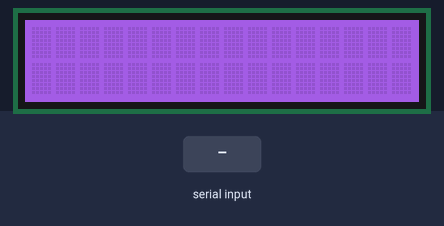
The sketch below on a simulated Arduino Uno, built with avr-gcc and run on an emulated ATmega328P. Shown: 16×2 character LCD. The test bench sets the inputs (shaded band).

Above: at 1.2 s.
1.3 s: "90,45,200\n" received over Serial
At 2.5 s:
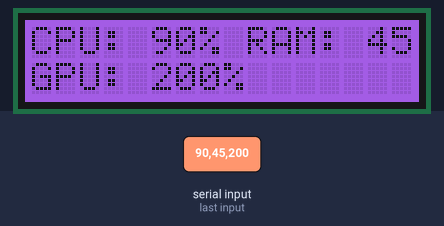
2.8 s: "30,150,10\n" received over Serial
At 3.6 s:
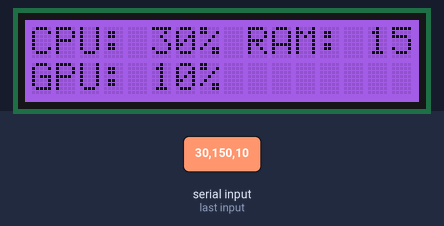
Timing chart, 0 to 5.8 s (numbered marks = the images above; inputs shaded):
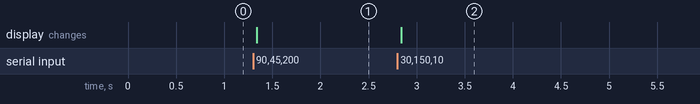

The sketch:

display.ino
```cpp
#include <Wire.h>
#include <rgb_lcd.h>

rgb_lcd lcd;

int lastCpuUsage = -1;
int lastRamUsage = -1;
int lastGpuUsage = -1;

void setup() {
  lcd.begin(16, 2); // initialize the LCD
  lcd.setRGB(138, 43, 226); // set backlight to a nice purple
  Serial.begin(9600); // initialize the serial port
}

void loop() {
  if (Serial.available()) {
    String str = Serial.readStringUntil('\n'); // read the string from the serial port
    str.trim(); // remove any leading/trailing whitespaces
    int commaIndex1 = str.indexOf(','); // find the first comma separating CPU and RAM usage
    int commaIndex2 = str.indexOf(',', commaIndex1+1); // find the second comma separating RAM and GPU usage
    if (commaIndex1 != -1 && commaIndex2 != -1) {
      // Extract CPU, RAM, and GPU usage percentages
      int cpuUsage = str.substring(0, commaIndex1).toInt();
      int ramUsage = str.substring(commaIndex1 + 1, commaIndex2).toInt();
      int gpuUsage = str.substring(commaIndex2 + 1).toInt();

      // Check if any percentage has changed since the last update
      if (cpuUsage != lastCpuUsage || ramUsage != lastRamUsage || gpuUsage != lastGpuUsage) {
        // Update the LCD display with the new usage percentages
        lcd.setCursor(0, 0); // move cursor to the beginning of the first line
        lcd.print("CPU: "); // display the "CPU" label on the LCD
        lcd.print(cpuUsage); // display the CPU percentage on the LCD
        lcd.print("% "); // display the "%" symbol and some padding on the LCD
        lcd.print("RAM: "); // display the "RAM" label on the LCD
        lcd.print(ramUsage); // display the RAM percentage on the LCD
        lcd.print("%  "); // display the "%" symbol and some padding on the LCD
        lcd.setCursor(0, 1); // move cursor to the beginning of the second line
        lcd.print("GPU: "); // display the "GPU" label on the LCD
        lcd.print(gpuUsage); // display the GPU percentage on the LCD
        lcd.print("%  "); // display the "%" symbol and some padding on the LCD
        lastCpuUsage = cpuUsage; // update the last CPU usage value
        lastRamUsage = ramUsage; // update the last RAM usage value
        lastGpuUsage = gpuUsage; // update the last GPU usage value
      }
    }
  }
}
```

Measured:
- after the input at 1.3 s, the display: changes at once (image 1)
- after the input at 2.8 s, the display: changes at once (image 2)
